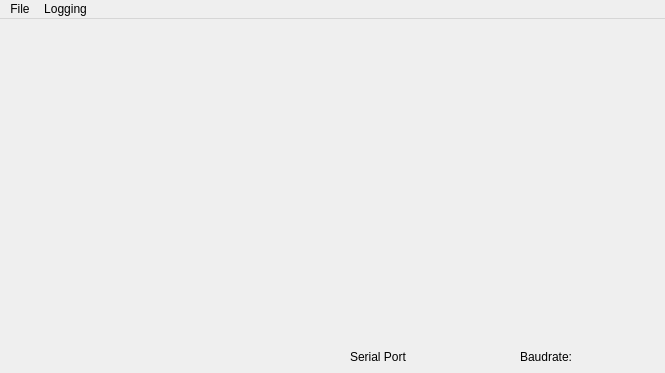
<?xml version="1.0" encoding="UTF-8"?>
<ui version="4.0">
 <class>MainWindow</class>
 <widget class="QMainWindow" name="MainWindow">
  <property name="geometry">
   <rect>
    <x>0</x>
    <y>0</y>
    <width>665</width>
    <height>373</height>
   </rect>
  </property>
  <property name="windowTitle">
   <string>MainWindow</string>
  </property>
  <widget class="QWidget" name="centralWidget">
   <widget class="QLabel" name="label">
    <property name="geometry">
     <rect>
      <x>520</x>
      <y>330</y>
      <width>61</width>
      <height>16</height>
     </rect>
    </property>
    <property name="text">
     <string>Baudrate:</string>
    </property>
   </widget>
   <widget class="QLabel" name="lbl_Baudrate">
    <property name="geometry">
     <rect>
      <x>590</x>
      <y>330</y>
      <width>59</width>
      <height>14</height>
     </rect>
    </property>
    <property name="text">
     <string/>
    </property>
   </widget>
   <widget class="QLabel" name="label_2">
    <property name="geometry">
     <rect>
      <x>350</x>
      <y>330</y>
      <width>71</width>
      <height>16</height>
     </rect>
    </property>
    <property name="text">
     <string>Serial Port</string>
    </property>
   </widget>
   <widget class="QLabel" name="lbl_SerialPort">
    <property name="geometry">
     <rect>
      <x>430</x>
      <y>331</y>
      <width>59</width>
      <height>14</height>
     </rect>
    </property>
    <property name="text">
     <string/>
    </property>
   </widget>
  </widget>
  <widget class="QMenuBar" name="menuBar">
   <property name="geometry">
    <rect>
     <x>0</x>
     <y>0</y>
     <width>665</width>
     <height>19</height>
    </rect>
   </property>
   <widget class="QMenu" name="menuFile">
    <property name="title">
     <string>File</string>
    </property>
    <addaction name="actionQuit"/>
   </widget>
   <widget class="QMenu" name="menuLogging">
    <property name="title">
     <string>Logging</string>
    </property>
    <addaction name="actionStart"/>
    <addaction name="actionStop"/>
    <addaction name="separator"/>
    <addaction name="actionSettings"/>
   </widget>
   <addaction name="menuFile"/>
   <addaction name="menuLogging"/>
  </widget>
  <action name="actionStart">
   <property name="text">
    <string>Start</string>
   </property>
  </action>
  <action name="actionStop">
   <property name="text">
    <string>Stop</string>
   </property>
  </action>
  <action name="actionSettings">
   <property name="text">
    <string>Settings</string>
   </property>
  </action>
  <action name="actionQuit">
   <property name="text">
    <string>Quit</string>
   </property>
  </action>
 </widget>
 <layoutdefault spacing="6" margin="11"/>
 <resources/>
 <connections/>
</ui>
